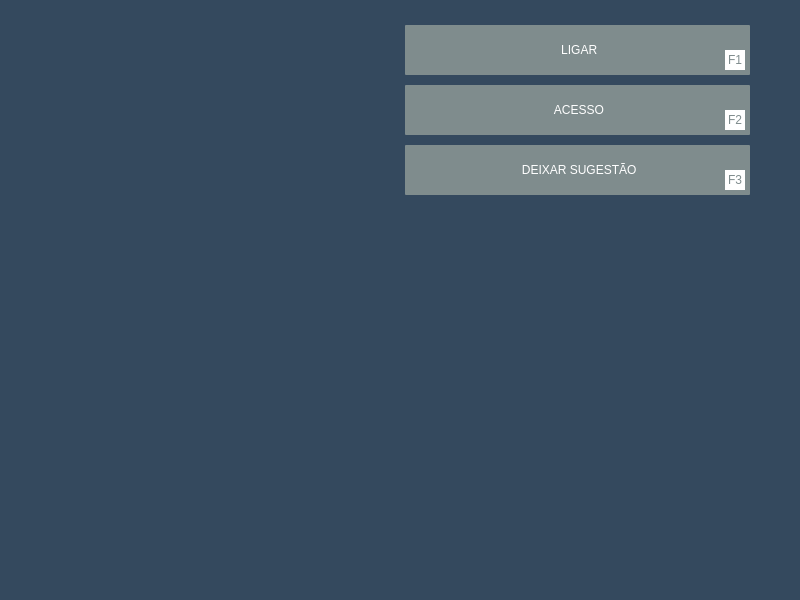
<?xml version="1.0" encoding="UTF-8"?>
<ui version="4.0">
 <class>janela_suporte</class>
 <widget class="QDialog" name="janela_suporte">
  <property name="geometry">
   <rect>
    <x>0</x>
    <y>0</y>
    <width>800</width>
    <height>600</height>
   </rect>
  </property>
  <property name="minimumSize">
   <size>
    <width>800</width>
    <height>600</height>
   </size>
  </property>
  <property name="maximumSize">
   <size>
    <width>800</width>
    <height>600</height>
   </size>
  </property>
  <property name="windowTitle">
   <string>Wefix Store™</string>
  </property>
  <property name="windowIcon">
   <iconset resource="imgs.qrc">
    <normaloff>:/Imgs/UI/PNG/icon.png</normaloff>:/Imgs/UI/PNG/icon.png</iconset>
  </property>
  <property name="styleSheet">
   <string notr="true">background-color: rgb(52, 73, 94);
color: rgb(255, 255, 255);
font: 14pt &quot;Roboto&quot;;</string>
  </property>
  <widget class="QLabel" name="label">
   <property name="geometry">
    <rect>
     <x>50</x>
     <y>25</y>
     <width>345</width>
     <height>550</height>
    </rect>
   </property>
   <property name="text">
    <string/>
   </property>
   <property name="pixmap">
    <pixmap resource="imgs.qrc">:/Imgs/UI/PNG/Store/suporte.png</pixmap>
   </property>
  </widget>
  <widget class="QPushButton" name="btn_voltar">
   <property name="geometry">
    <rect>
     <x>55</x>
     <y>30</y>
     <width>120</width>
     <height>35</height>
    </rect>
   </property>
   <property name="cursor">
    <cursorShape>PointingHandCursor</cursorShape>
   </property>
   <property name="styleSheet">
    <string notr="true">#btn_voltar
{
	background: transparent;
	border-radius:1px;
}

#btn_voltar:hover
{
	
	background-color: rgb(192, 57, 43);
}</string>
   </property>
   <property name="text">
    <string/>
   </property>
   <property name="icon">
    <iconset resource="imgs.qrc">
     <normaloff>:/Imgs/UI/PNG/Store/voltar.png</normaloff>:/Imgs/UI/PNG/Store/voltar.png</iconset>
   </property>
   <property name="iconSize">
    <size>
     <width>100</width>
     <height>25</height>
    </size>
   </property>
  </widget>
  <widget class="QPushButton" name="btn_ligar">
   <property name="geometry">
    <rect>
     <x>405</x>
     <y>25</y>
     <width>345</width>
     <height>50</height>
    </rect>
   </property>
   <property name="cursor">
    <cursorShape>PointingHandCursor</cursorShape>
   </property>
   <property name="styleSheet">
    <string notr="true">#btn_ligar
{
	
	background-color: rgb(127, 140, 141);
	
	font: 18pt &quot;Roboto&quot;;
	border-radius:1px;
}

#btn_ligar:hover
{
	
	background-color: rgb(149, 165, 166);
}</string>
   </property>
   <property name="text">
    <string> LIGAR</string>
   </property>
   <property name="iconSize">
    <size>
     <width>20</width>
     <height>20</height>
    </size>
   </property>
   <property name="shortcut">
    <string>F1</string>
   </property>
  </widget>
  <widget class="QPushButton" name="btn_acesso">
   <property name="geometry">
    <rect>
     <x>405</x>
     <y>85</y>
     <width>345</width>
     <height>50</height>
    </rect>
   </property>
   <property name="cursor">
    <cursorShape>PointingHandCursor</cursorShape>
   </property>
   <property name="styleSheet">
    <string notr="true">#btn_acesso
{
	
	background-color: rgb(127, 140, 141);
	
	font: 18pt &quot;Roboto&quot;;
	border-radius:1px;
}

#btn_acesso:hover
{
	
	background-color: rgb(149, 165, 166);
}</string>
   </property>
   <property name="text">
    <string> ACESSO</string>
   </property>
   <property name="iconSize">
    <size>
     <width>20</width>
     <height>20</height>
    </size>
   </property>
   <property name="shortcut">
    <string>F2</string>
   </property>
  </widget>
  <widget class="QPushButton" name="btn_comentario">
   <property name="geometry">
    <rect>
     <x>405</x>
     <y>145</y>
     <width>345</width>
     <height>50</height>
    </rect>
   </property>
   <property name="cursor">
    <cursorShape>PointingHandCursor</cursorShape>
   </property>
   <property name="styleSheet">
    <string notr="true">#btn_comentario
{
	
	background-color: rgb(127, 140, 141);
	
	font: 18pt &quot;Roboto&quot;;
	border-radius:1px;
}

#btn_comentario:hover
{
	
	background-color: rgb(149, 165, 166);
}</string>
   </property>
   <property name="text">
    <string> DEIXAR SUGESTÃO</string>
   </property>
   <property name="iconSize">
    <size>
     <width>20</width>
     <height>20</height>
    </size>
   </property>
   <property name="shortcut">
    <string>F3</string>
   </property>
  </widget>
  <widget class="QLabel" name="label_3">
   <property name="geometry">
    <rect>
     <x>410</x>
     <y>40</y>
     <width>20</width>
     <height>20</height>
    </rect>
   </property>
   <property name="styleSheet">
    <string notr="true">background-color:transparent;
background-image:url(:/Imgs/UI/Icones/ligar.png);</string>
   </property>
   <property name="text">
    <string/>
   </property>
   <property name="textFormat">
    <enum>Qt::PlainText</enum>
   </property>
   <property name="alignment">
    <set>Qt::AlignHCenter|Qt::AlignTop</set>
   </property>
  </widget>
  <widget class="QLabel" name="label_4">
   <property name="geometry">
    <rect>
     <x>410</x>
     <y>100</y>
     <width>25</width>
     <height>25</height>
    </rect>
   </property>
   <property name="styleSheet">
    <string notr="true">background-color:transparent;
background-image:url(:/Imgs/UI/Icones/acesso_remoto.png)</string>
   </property>
   <property name="text">
    <string/>
   </property>
   <property name="textFormat">
    <enum>Qt::PlainText</enum>
   </property>
   <property name="alignment">
    <set>Qt::AlignHCenter|Qt::AlignTop</set>
   </property>
  </widget>
  <widget class="QLabel" name="label_5">
   <property name="geometry">
    <rect>
     <x>410</x>
     <y>160</y>
     <width>21</width>
     <height>20</height>
    </rect>
   </property>
   <property name="styleSheet">
    <string notr="true">background-color:transparent;
background-image:url(:/Imgs/UI/Icones/comentario.png);</string>
   </property>
   <property name="text">
    <string/>
   </property>
   <property name="textFormat">
    <enum>Qt::PlainText</enum>
   </property>
   <property name="alignment">
    <set>Qt::AlignHCenter|Qt::AlignTop</set>
   </property>
  </widget>
  <widget class="QLabel" name="label_6">
   <property name="geometry">
    <rect>
     <x>725</x>
     <y>50</y>
     <width>20</width>
     <height>20</height>
    </rect>
   </property>
   <property name="styleSheet">
    <string notr="true">background:#FFF;
color: rgb(127, 140, 141);
font: 10pt &quot;Roboto&quot;;</string>
   </property>
   <property name="text">
    <string>F1</string>
   </property>
   <property name="alignment">
    <set>Qt::AlignCenter</set>
   </property>
  </widget>
  <widget class="QLabel" name="label_7">
   <property name="geometry">
    <rect>
     <x>725</x>
     <y>110</y>
     <width>20</width>
     <height>20</height>
    </rect>
   </property>
   <property name="styleSheet">
    <string notr="true">background:#FFF;
color: rgb(127, 140, 141);
font: 10pt &quot;Roboto&quot;;</string>
   </property>
   <property name="text">
    <string>F2</string>
   </property>
   <property name="alignment">
    <set>Qt::AlignCenter</set>
   </property>
  </widget>
  <widget class="QLabel" name="label_8">
   <property name="geometry">
    <rect>
     <x>725</x>
     <y>170</y>
     <width>20</width>
     <height>20</height>
    </rect>
   </property>
   <property name="styleSheet">
    <string notr="true">background:#FFF;
color: rgb(127, 140, 141);
font: 10pt &quot;Roboto&quot;;</string>
   </property>
   <property name="text">
    <string>F3</string>
   </property>
   <property name="alignment">
    <set>Qt::AlignCenter</set>
   </property>
  </widget>
 </widget>
 <resources>
  <include location="imgs.qrc"/>
 </resources>
 <connections/>
</ui>
